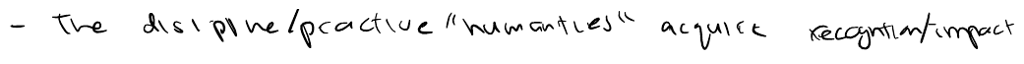
#> input picture data/style_refs/writer_001/natural_prose_alt02.png, 1024 x 64 px; its folder holds only this picture in this run
$ python -i worksheet.py   (imports and definitions only)
#> lines starting #> are read from the running program, lines starting #| are printed output that depends on the picture; after the words box and inside, x2 and y2 are one past the last pixel; in counts of white or black regions, pixels touching at a corner belong together
### handgen/ingest/paper.py
from __future__ import annotations

import numpy as np
from PIL import Image, ImageOps


# [24 lines left out: function paper_luminance, not called in this run]


def otsu_threshold(intensity: np.ndarray) -> int:
    """Find the split maximizing between-class intensity variance."""
    histogram = np.bincount(intensity.ravel(), minlength=256)
    count = np.cumsum(histogram, dtype=float)
    weight = np.cumsum(histogram * np.arange(256), dtype=float)
    denominator = count * (count[-1] - count)
    variance = np.divide((weight[-1] * count - weight * count[-1]) ** 2, denominator,
                         out=np.zeros_like(count), where=denominator > 0)
    return int(np.argmax(variance))


# [19 lines left out: function remove_rules, not called in this run]


def components(mask: np.ndarray, *, labels: np.ndarray | None = None) -> list[dict[str, int]]:
    """Find 8-connected ink runs. Run overlap keeps large scans inexpensive."""
    parents: list[int] = []
    runs: list[tuple[int, int, int, int]] = []

    def root(i: int) -> int:
        while i != parents[i]:
            parents[i] = parents[parents[i]]
            i = parents[i]
        return i

    previous: list[tuple[int, int, int]] = []
    for y, scanline in enumerate(mask):
        edges = np.flatnonzero(np.diff(scanline, prepend=False, append=False)).tolist()
        current = []
        j = 0
        for x0, x1 in zip(edges[::2], edges[1::2]):
            while j < len(previous) and previous[j][1] < x0:
                j += 1
            k = j
            if k < len(previous) and previous[k][0] <= x1:
                label = root(previous[k][2])
                k += 1
                while k < len(previous) and previous[k][0] <= x1:
                    parents[root(previous[k][2])] = label
                    k += 1
            else:
                label = len(parents)
                parents.append(label)
            current.append((x0, x1, label))
            runs.append((y, x0, x1, label))
        previous = current
    boxes: dict[int, dict[str, int]] = {}
    for y, x0, x1, label in runs:
        key = root(label)
        if labels is not None:
            labels[y, x0:x1] = key + 1
        box = boxes.setdefault(key, {"component_id": key + 1, "x0": x0, "y0": y, "x1": x1, "y1": y + 1, "area": 0})
        box["x0"] = min(x0, box["x0"])
        box["x1"] = max(x1, box["x1"])
        box["y1"] = y + 1
        box["area"] += x1 - x0
    return list(boxes.values())

### handgen/ingest/worksheet.py
from __future__ import annotations

import hashlib
import json
import os
import re
import subprocess
import tempfile
from functools import lru_cache
from pathlib import Path
from typing import Any

import numpy as np
from PIL import Image, ImageFilter, ImageOps

from ..utils import now_iso, read_json, sha_file, write_json
from .paper import components, otsu_threshold, paper_luminance, remove_rules

ROW_SPECS = [
    {"id": "digits", "kind": "glyphs", "labels": list("0123456789")},
    {
        "id": "punctuation_operators",
        "kind": "glyphs",
        "labels": [
            ".",
            ",",
            ";",
            ":",
            "!",
            "?",
            "'",
            '"',
            "-",
            "(",
            ")",
            "[",
            "]",
            "{",
            "}",
            "<",
            ">",
            "+",
            "=",
            "*",
            "/",
            "_",
            "|",
        ],
    },
    {
        "id": "greek_symbols",
        "kind": "glyphs",
        "labels": ["alpha", "beta", "gamma", "theta", "lambda", "mu", "pi", "sigma"],
    },
    {"id": "lowercase_letters", "kind": "glyphs", "labels": list("abcdefghijklmnopqrstuvwxyz")},
    {"id": "uppercase_letters", "kind": "glyphs", "labels": list("ABCDEFGHIJKLMNOPQRSTUVWXYZ")},
]


# [42 lines left out: functions slug, _paper_image, not called in this run]


def dark_mask(image: Image.Image) -> np.ndarray:
    """Separate ink from paper using between-class variance in luminance."""
    arr = np.asarray(image.convert("L"))
    return arr <= min(242, otsu_threshold(arr))


def _glyph_height(comps: list[dict[str, int]]) -> float:
    if not comps:
        raise ValueError("No handwriting detected on the worksheet")
    areas = np.sort([c["area"] for c in comps])
    # Use an ink-area weighted median to avoid measuring the size of page speckles.
    typical_area = areas[np.searchsorted(np.cumsum(areas), areas.sum() * 0.5)]
    return max(3.0, float(np.median([c["y1"] - c["y0"] for c in comps if c["area"] >= 0.22 * typical_area])))


def _rotation(comps: list[dict[str, int]], height: float) -> float:
    anchors = [c for c in comps if height * 0.5 <= c["y1"] - c["y0"] <= height * 2.1]
    if len(anchors) < 5:
        return 0.0
    x = np.array([(c["x0"] + c["x1"]) / 2 for c in anchors])
    y = np.array([(c["y0"] + c["y1"]) / 2 for c in anchors])
    if np.ptp(x) < 4 * height:
        return 0.0
    angles = np.arange(-9.0, 9.01, 0.25)
    scores = []
    # The correct angle clusters glyph centers into narrow horizontal bands.
    # Linear binning avoids a score jump when a glyph crosses a bin boundary.
    for angle in angles:
        projected = (y - x * np.tan(np.deg2rad(angle))) / max(1.0, height * 0.35)
        projected -= projected.min()
        bins = projected.astype(int)
        fractions = projected - bins
        hist = np.bincount(bins, 1 - fractions, minlength=bins.max() + 2)
        hist += np.bincount(bins + 1, fractions, minlength=hist.size)
        smooth = np.convolve(hist, [0.25, 0.5, 0.25])
        scores.append(float(smooth @ smooth))
    best = int(np.argmax(scores))
    if scores[best] < 1.045 * scores[len(angles) // 2]:
        return 0.0
    return float(angles[best])


# [20 lines left out: function _rule_rotation, not called in this run]


def _clear_margin_shadows(gray: Image.Image, mask: np.ndarray, comps: list[dict[str, int]]) -> Image.Image:
    # An illumination jump at the edge of a photographed sheet can dominate
    # both the threshold and glyph-height estimate. Identify only broad, dense
    # margin marks far larger than the other ink, preserving nearby letters.
    if len(comps) < 8:
        return gray
    span = min(gray.size)
    min_area = max(0.002 * mask.size, 25 * np.percentile([c["area"] for c in comps], 75))
    oversized = [
        c
        for c in comps
        if c["area"] > min_area
        and min(c["x0"], c["y0"], gray.width - c["x1"], gray.height - c["y1"]) < 0.055 * span
    ]
    if not oversized:
        return gray
    labels = np.zeros(mask.shape, np.int32)
    components(mask, labels=labels)
    remove = np.zeros_like(mask)
    for c in oversized:
        region = np.s_[c["y0"] : c["y1"], c["x0"] : c["x1"]]
        component = labels[region] == c["component_id"]
        # Dense shadow patches fill paper-sized tiles. Narrow lines of a grid
        # still have abundant paper inside the same tiles.
        small = Image.fromarray(component).convert("L")
        tile = max(4.0, span * 0.013)
        small = small.resize(tuple(max(1, round(n / tile)) for n in small.size), Image.Resampling.BOX)
        if small.getextrema()[1] > 245:
            remove[region] |= component
    if not remove.any():
        return gray
    cleaned = gray.copy()
    cleaned.paste(255, mask=Image.fromarray(remove).convert("L").filter(ImageFilter.MaxFilter(3)))
    return cleaned


def _foreground(gray: Image.Image) -> tuple[Image.Image, list[dict[str, int]], float, float]:
    mask = dark_mask(gray)
    comps = components(mask)
    original = gray
    gray = _clear_margin_shadows(gray, mask, comps)
    if gray is not original:
        mask = dark_mask(gray)
        comps = components(mask)

    def spans_page(c: dict[str, int]) -> bool:
        w, h = c["x1"] - c["x0"], c["y1"] - c["y0"]
        if w > 0.55 * gray.width and h > 0.65 * gray.height:
            return c["area"] < 0.2 * w * h  # a connected grid
        return (w > 0.55 * gray.width and w > 4.5 * h) or (h > 0.65 * gray.height and h > 4.5 * w)

    has_rule = len(comps) > 2 and any(spans_page(c) for c in comps)
    angle = _rule_rotation(mask) if has_rule else _rotation(comps, _glyph_height(comps))
    if angle:
        gray = gray.rotate(angle, resample=Image.Resampling.BICUBIC, expand=True, fillcolor=255)
    if has_rule:
        dark = 255 - np.asarray(gray)
        # Exclude page margins introduced by the rotations when measuring how
        # much of each row is ruled. Retain coordinates in the deskewed page.
        bounds = Image.fromarray(dark_mask(gray)).getbbox()
        if bounds:
            x0, y0, x1, y1 = bounds
            region = dark[y0:y1, x0:x1]
            remove_rules(region)
            gray = Image.fromarray(255 - dark)
    if angle or has_rule:
        mask = dark_mask(gray)
        comps = components(mask)
    height = _glyph_height(comps)
    min_area = max(2, height * height * 0.006)
    comps = [c for c in comps if c["area"] >= min_area]
    if not comps:
        raise ValueError("No usable ink components detected on the worksheet")
    keep = np.zeros(mask.shape, dtype=bool)
    for c in comps:
        box = np.s_[c["y0"] : c["y1"], c["x0"] : c["x1"]]
        keep[box] |= mask[box]
    # Recover soft stroke edges around ink, while discarding the page's dot grid.
    support = Image.fromarray(keep).convert("L").filter(ImageFilter.MaxFilter(3))
    arr = np.asarray(gray)
    darkness = 255.0 - arr.astype("float32")
    ink_white = max(1.0, float(np.percentile(darkness[keep], 85)))
    cleaned = np.where(np.asarray(support) > 0, 255 - np.minimum(255, darkness * (255 / ink_white)), 255)
    return Image.fromarray(cleaned.astype("uint8")), comps, height, angle


# [281 lines left out: functions group_rows, _labels_for_groups, _read_specs, _assign_rows, _save_crop, ingest_worksheet and 2 more, not called in this run]

>>> from PIL import Image
>>> picture = Image.open('../../data/style_refs/writer_001/natural_prose_alt02.png')
#> picture is the input picture: PIL image 1024x64 L; min 0, max 255, mean 242.6
>>> result = _foreground(picture)
#> in otsu_threshold, `histogram = np.bincount(intensity.ravel(), minlength=256)`: histogram = 256 values, max 59317 at index 255, min 7 at index 82, mean 256
#> in otsu_threshold, `count = np.cumsum(histogram, dtype=float)`: count = 256 values from 706 to 65536
#> in otsu_threshold, `weight = np.cumsum(histogram * np.arange(256), dtype=float)`: weight = 256 values from 0 to 15897008
#> in otsu_threshold, `denominator = count * (count[-1] - count)`: denominator = 256 values, max 368892423 at index 254, min 0 at index 255, mean 196598615.5
#> in otsu_threshold, `variance = np.divide((weight[-1] * count - weight * count[-1]) ** 2, d..`: variance = 256 values, max 8.69e+12 at index 154, min 0 at index 255, mean 7.44e+12
#> in dark_mask, `return arr <= min(242, otsu_threshold(arr))`:
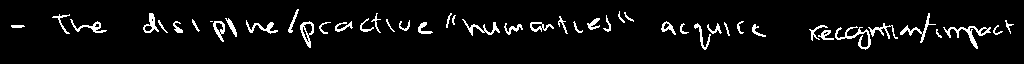
#> returned value: shape (64, 1024) bool; 5.5% white in thin lines or dots, all inside (x1, y1, x2, y2) = (11, 9, 1014, 50)
#> the loop in components, `for y, scanline in enumerate(mask):` made 64 passes
#> edges on passes 44 to 48: [306, 311, 701, 703, 707, 709, 858, 861, 868, 871, 972, 977], [307, 311, 701, 703, 706, 709, 858, 861, 868, 871, 973, 977], [307, 311, 701, 704, 706, 708, 858, 861, 868, 870, 973, 977], [308, 311, 702, 704, 706, 708, 859, 862, 867, 870, 974, 978], [309, 311, 702, 707, 860, 869, 975, 978]
#> after the loop in components, `for y, scanline in enumerate(mask):`: parents = 93 values, max 92 at index 69, min 0 at index 0, mean 44.62; runs = 1091 items, first 6: (9, 297, 299, 0), (10, 296, 299, 0), (11, 296, 298, 0), (11, 619, 620, 1), (12, 295, 298, 0), (12, 619, 620, 1)
#> the loop in components, `for y, x0, x1, label in runs:` made 1091 passes
#> (y, x0, x1, label, key) on passes 1 to 3: (9, 297, 299, 0, 0), (10, 296, 299, 0, 0), (11, 296, 298, 0, 0)
#> in _foreground, `comps = components(mask)`: comps = 47 items
#> in _clear_margin_shadows, `min_area = max(0.002 * mask.size, 25 * np.percentile([c["area"] for c ..`: min_area = 2375
#> in _clear_margin_shadows, `oversized = [ c for c in comps if c["area"] > min_area and min(c["x0"]..`: oversized = []
#> in _foreground, `has_rule = len(comps) > 2 and any(spans_page(c) for c in comps)`: has_rule = False
#> in _glyph_height, `areas = np.sort([c["area"] for c in comps])`: areas = 47 values from 3 to 266
#> in _glyph_height, `typical_area = areas[np.searchsorted(np.cumsum(areas), areas.sum() * 0..`: typical_area = 105
#> in _rotation, `anchors = [c for c in comps if height * 0.5 <= c["y1"] - c["y0"] <= he..`: anchors = 44 items
#> in _rotation, `x = np.array([(c["x0"] + c["x1"]) / 2 for c in anchors])`: x = 44 values, max 1009.5 at index 20, min 61 at index 6, mean 525.1
#> in _rotation, `y = np.array([(c["y0"] + c["y1"]) / 2 for c in anchors])`: y = 44 values, max 38 at index 40, min 17 at index 1, mean 27.41
#> the loop in _rotation, `for angle in angles:` made 73 passes
#> (hist, smooth) on passes 33 to 36: ([5.17, 10.84, 10.18, 7.07, 4.48, 4.53, 1.73], [1.29, 5.3, 9.26, 9.57, 7.2, 5.14, 3.82, 2, 0.432]), ([7.75, 11.92, 10.29, 6.5, 4.74, 2.64, 0.176], [1.94, 6.85, 10.47, 9.75, 7, 4.65, 2.55, 0.747, 0.0439]), ([5.57, 12.34, 12.57, 7.32, 4.55, 1.66], [1.39, 5.87, 10.7, 11.2, 7.94, 4.52, 1.97, 0.415]), ([3.71, 10.46, 16.63, 7.88, 4.29, 1.03], [0.928, 4.47, 10.31, 12.9, 9.17, 4.38, 1.59, 0.259])
#> after the loop in _rotation, `for angle in angles:`: scores = 73 values, max 457.1 at index 38, min 70.31 at index 72, mean 173.9
#> in _rotation, `best = int(np.argmax(scores))`: best = 38
#> in _foreground, `angle = _rule_rotation(mask) if has_rule else _rotation(comps, _glyph_..`: angle = 0.5
#> in _foreground, `gray = gray.rotate(angle, resample=Image.Resampling.BICUBIC, expand=Tr..`:
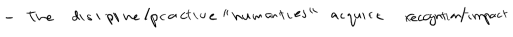
#> gray: PIL image 1026x74 L (shown at 1/2 size); min 0, max 255, mean 244.1
#> in dark_mask (call 2), `return arr <= min(242, otsu_threshold(arr))`:
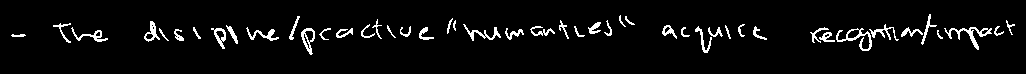
#> returned value: shape (74, 1026) bool; 4.8% white in thin lines or dots, all inside (x1, y1, x2, y2) = (11, 14, 1015, 55)
#> the loop in components (call 2), `for y, scanline in enumerate(mask):` made 74 passes
#> (edges, previous) on passes 16, 17, 18, 51: ([620, 621, 929, 931], [(620, 621, 1), (929, 931, 0)]), ([297, 300, 619, 621, 625, 627, 928, 931], [(297, 300, 2), (619, 621, 1), (625, 627, 3), (928, 931, 0)]), ([297, 300, 619, 621, 625, 627, 928, 931], [(297, 300, 2), (619, 621, 1), (625, 627, 3), (928, 931, 0)]), ([307, 312, 703, 709, 862, 869], [(307, 312, 47), (703, 709, 27), (862, 869, 89)])
#> the loop in components (call 2), `for y, x0, x1, label in runs:` made 1091 passes
#> (y, x0, x1, label, key) on passes 1 to 3: (14, 929, 931, 0, 0), (15, 620, 621, 1, 1), (15, 929, 931, 0, 0)
#> in _foreground, `height = _glyph_height(comps)`: height = 14
#> in _foreground, `min_area = max(2, height * height * 0.006)`: min_area = 2
#> the loop in _foreground, `for c in comps:` made 47 passes
#> in _foreground, `support = Image.fromarray(keep).convert("L").filter(ImageFilter.MaxFil..`:
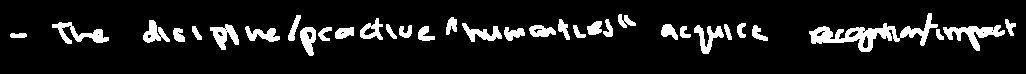
#> support: PIL image 1026x74 L; 10.2% white; 34 white regions, largest, box (x1, y1, x2, y2) and area: (809, 13, 938, 52) 1481, (943, 25, 1005, 51) 622, (52, 22, 109, 44) 484
#> in _foreground, `darkness = 255.0 - arr.astype("float32")`:
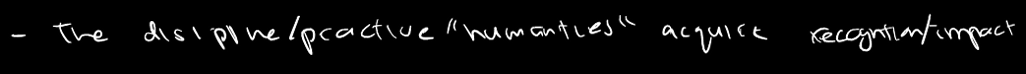
#> darkness: shape (74, 1026) float32; min 0, max 255, mean 10.9
#> in _foreground, `ink_white = max(1.0, float(np.percentile(darkness[keep], 85)))`: ink_white = 255

$ run again, on data/style_refs/writer_001/natural_prose_alt03.png
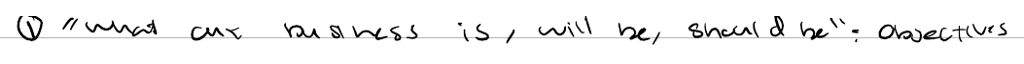
#> input picture data/style_refs/writer_001/natural_prose_alt03.png, 1024 x 64 px
#> picture is the input picture: PIL image 1024x64 L; min 0, max 255, mean 243.1
#> histogram = 256 values, max 58042 at index 255, min 2 at index 143, mean 256
#> count = 256 values from 696 to 65536
#> weight = 256 values from 0 to 15932870
#> denominator = 256 values, max 434966748 at index 254, min 0 at index 255, mean 187783999.7
#> variance = 256 values, max 7.8e+12 at index 151, min 0 at index 255, mean 6.64e+12
#> in dark_mask, `return arr <= min(242, otsu_threshold(arr))`:
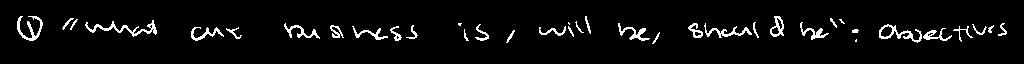
#> returned value: shape (64, 1024) bool; 4.6% white in thin lines or dots, all inside (x1, y1, x2, y2) = (17, 16, 1007, 44)
#> the loop in components, `for y, scanline in enumerate(mask):` made 64 passes
#> (edges, previous) on passes 17, 18, 43: ([20, 23, 28, 37, 585, 587, 774, 780], [(20, 23, 0), (28, 37, 1), (585, 587, 2), (774, 780, 3)]), ([19, 22, 32, 39, 585, 587, 774, 781], [(19, 22, 0), (32, 39, 1), (585, 587, 2), (774, 781, 3)]), ([506, 508, 653, 655, 917, 918], [(506, 508, 63), (653, 655, 66), (917, 918, 73)])
#> after the loop in components, `for y, scanline in enumerate(mask):`: parents = 76 values, max 75 at index 75, min 0 at index 0, mean 33.67; runs = 883 items, first 6: (16, 20, 23, 0), (16, 28, 37, 1), (16, 585, 587, 2), (16, 774, 780, 3), (17, 19, 22, 0), (17, 32, 39, 1)
#> the loop in components, `for y, x0, x1, label in runs:` made 883 passes
#> (y, x0, x1, label, key) on passes 1 to 3: (16, 20, 23, 0, 0), (16, 28, 37, 1, 0), (16, 585, 587, 2, 2)
#> comps = 37 items
#> in _clear_margin_shadows, `min_area = max(0.002 * mask.size, 25 * np.percentile([c["area"] for c ..`: min_area = 3350
#> oversized = []
#> has_rule = False
#> areas = 37 values from 4 to 303
#> typical_area = 148
#> anchors = 32 items
#> x = 32 values, max 1002.5 at index 14, min 30 at index 0, mean 561.6
#> in _rotation, `y = np.array([(c["y0"] + c["y1"]) / 2 for c in anchors])`: y = 32 values, max 38 at index 31, min 23 at index 4, mean 30.73
#> the loop in _rotation, `for angle in angles:` made 73 passes
#> (hist, smooth) on passes 32 to 35: ([2.18, 1.74, 3.37, 9.45, 8.04, 5.6, 1.62], [0.545, 1.53, 2.26, 4.48, 7.58, 7.78, 5.21, 2.21, 0.405]), ([2.15, 1.89, 6.2, 10.97, 7.56, 3.22], [0.539, 1.55, 3.03, 6.32, 8.93, 7.33, 3.5, 0.806]), ([2.14, 2.89, 9.41, 11.95, 5.17, 0.437], [0.535, 1.79, 4.33, 8.42, 9.62, 5.68, 1.51, 0.109]), ([2.16, 5.04, 13.94, 9.07, 1.79], [0.539, 2.34, 6.54, 10.5, 8.47, 3.16, 0.448])
#> after the loop in _rotation, `for angle in angles:`: scores = 73 values, max 269.2 at index 37, min 35.67 at index 72, mean 94.46
#> best = 37
#> angle = 0
#> height = 15
#> in _foreground, `min_area = max(2, height * height * 0.006)`: min_area = 2
#> the loop in _foreground, `for c in comps:` made 37 passes
#> support: PIL image 1024x64 L; 10% white; 30 white regions (1 under 20 px), largest, box (x1, y1, x2, y2) and area: (878, 23, 953, 44) 762, (687, 21, 760, 39) 692, (84, 19, 158, 38) 624
#> in _foreground, `darkness = 255.0 - arr.astype("float32")`:
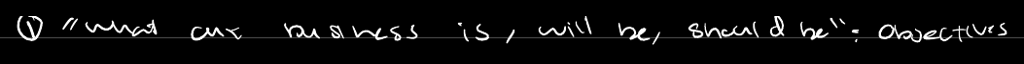
#> darkness: shape (64, 1024) float32; min 0, max 255, mean 11.9
#> ink_white = 255

$ run again, on data/style_refs/writer_001/natural_prose_alt04.png
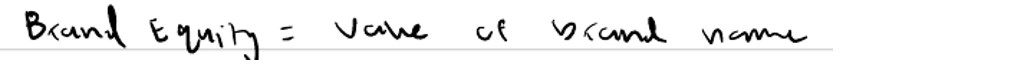
#> input picture data/style_refs/writer_001/natural_prose_alt04.png, 1024 x 64 px
#> picture is the input picture: PIL image 1024x64 L; min 0, max 255, mean 240.5
#> histogram = 256 values, max 55960 at index 255, min 5 at index 132, mean 256
#> count = 256 values from 1056 to 65536
#> weight = 256 values from 0 to 15762707
#> denominator = 256 values, max 535872960 at index 254, min 0 at index 255, mean 226004179.1
#> variance = 256 values, max 9.89e+12 at index 147, min 0 at index 255, mean 8.52e+12
#> in dark_mask, `return arr <= min(242, otsu_threshold(arr))`:
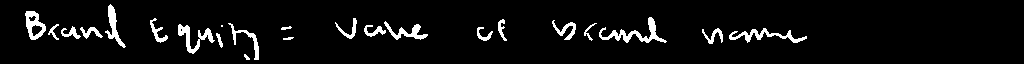
#> returned value: shape (64, 1024) bool; 5.6% white; 23 white regions (1 under 20 px), largest, box (x1, y1, x2, y2) and area: (599, 17, 667, 43) 475, (729, 28, 807, 43) 377, (178, 24, 215, 54) 357
#> the loop in components, `for y, scanline in enumerate(mask):` made 64 passes
#> (edges, previous) on passes 12 to 16: ([26, 35, 108, 115], [(26, 35, 1), (108, 115, 0)]), ([26, 36, 108, 115], [(26, 36, 1), (108, 115, 0)]), ([25, 38, 108, 116], [(25, 38, 1), (108, 116, 0)]), ([25, 39, 108, 116], [(25, 39, 1), (108, 116, 0)]), ([25, 39, 108, 116], [(25, 39, 1), (108, 116, 0)])
#> after the loop in components, `for y, scanline in enumerate(mask):`: parents = 53 values, max 52 at index 52, min 1 at index 1, mean 22.92; runs = 742 items, first 6: (4, 110, 111, 0), (5, 109, 112, 0), (6, 108, 113, 0), (7, 108, 114, 0), (8, 108, 114, 0), (9, 108, 115, 0)
#> the loop in components, `for y, x0, x1, label in runs:` made 742 passes
#> (y, x0, x1, label, key) on passes 1 to 3: (4, 110, 111, 0, 35), (5, 109, 112, 0, 35), (6, 108, 113, 0, 35)
#> comps = 23 items
#> in _clear_margin_shadows, `min_area = max(0.002 * mask.size, 25 * np.percentile([c["area"] for c ..`: min_area = 6237.5
#> oversized = []
#> has_rule = False
#> areas = 23 values from 4 to 475
#> typical_area = 276
#> anchors = 18 items
#> x = 18 values, max 768 at index 16, min 35.5 at index 0, mean 358.5
#> in _rotation, `y = np.array([(c["y0"] + c["y1"]) / 2 for c in anchors])`: y = 18 values, max 41.5 at index 7, min 25.5 at index 0, mean 32.89
#> the loop in _rotation, `for angle in angles:` made 73 passes
#> (hist, smooth) on passes 25 to 28: ([1, 2.54, 1.71, 3.44, 3.99, 3.12, 0.719, 1.48], [0.25, 1.14, 1.95, 2.35, 3.15, 3.64, 2.74, 1.51, 0.92, 0.37]), ([1, 2.69, 1.75, 4.19, 4.32, 2.05, 1.4, 0.6], [0.25, 1.17, 2.03, 2.6, 3.61, 3.72, 2.45, 1.36, 0.65, 0.15]), ([1, 2.83, 1.97, 4.81, 4.62, 1.06, 1.72], [0.25, 1.21, 2.16, 2.89, 4.05, 3.77, 2.11, 1.12, 0.43]), ([1, 2.98, 2.53, 5.25, 4.19, 1.2, 0.84], [0.25, 1.24, 2.37, 3.32, 4.31, 3.71, 1.86, 0.721, 0.21])
#> after the loop in _rotation, `for angle in angles:`: scores = 73 values, max 91.57 at index 35, min 18.01 at index 0, mean 42.1
#> best = 35
#> angle = 0
#> height = 20
#> in _foreground, `min_area = max(2, height * height * 0.006)`: min_area = 2.4
#> the loop in _foreground, `for c in comps:` made 23 passes
#> support: PIL image 1024x64 L; 9.9% white; 19 white regions (1 under 20 px), largest, box (x1, y1, x2, y2) and area: (598, 16, 668, 44) 797, (363, 20, 429, 41) 691, (728, 27, 808, 44) 682
#> ink_white = 255
#> in _foreground, `cleaned = np.where(np.asarray(support) > 0, 255 - np.minimum(255, dark..`:
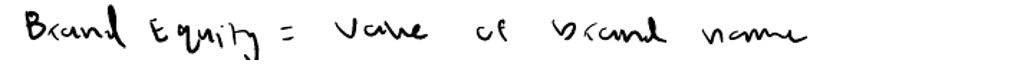
#> cleaned: shape (64, 1024) float32; min 0, max 255, mean 241.7
